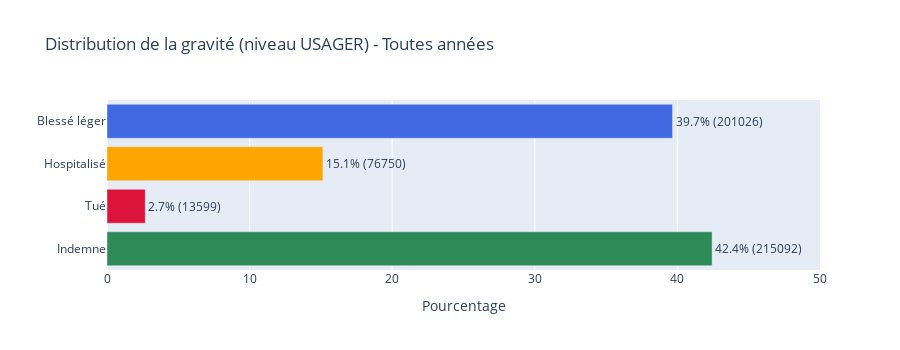

The cell this chart's notebook holds for it:
### Code cell
# distribution de la gravité (niveau usager)
grav_labels = {1: 'Indemne', 2: 'Tué', 3: 'Hospitalisé', 4: 'Blessé léger'}
grav_colors = ['seagreen', 'crimson', 'orange', 'royalblue']

# calcul global
grav_global = []
for grav_code, grav_label in grav_labels.items():
    count = (all_usagers['grav'] == grav_code).sum()
    pct = count / len(all_usagers) * 100
    grav_global.append({
        'Gravité': grav_label,
        'Nombre': count,
        'Pourcentage': pct
    })

df_grav_global = pd.DataFrame(grav_global)

# barres horizontales
fig = go.Figure()

fig.add_trace(
    go.Bar(
        y=df_grav_global['Gravité'],
        x=df_grav_global['Pourcentage'],
        orientation='h',
        marker_color=grav_colors,
        text=df_grav_global.apply(lambda r: f"{r['Pourcentage']:.1f}% ({int(r['Nombre'])})", axis=1),
        textposition='outside'
    )
)

fig.update_layout(
    title_text="Distribution de la gravité (niveau USAGER) - Toutes années",
    xaxis_title="Pourcentage",
    yaxis_title="",
    height=350,
    xaxis=dict(range=[0, 50])
)

fig.show()

print("\nATTENTION : Ces chiffres sont au niveau USAGER, pas au niveau ACCIDENT.")
print("Un accident mortel peut avoir plusieurs usagers dont la plupart survivent.")

### Figure 1 — Plotly figure (JSON) as saved in the notebook; plotly's stock layout.template omitted (floating-point values rounded to 4 significant figures)
{"data": [{"marker": {"color": ["seagreen", "crimson", "orange", "royalblue"]}, "orientation": "h", "text": ["42.4% (215092)", "2.7% (13599)", "15.1% (76750)", "39.7% (201026)"], "textposition": "outside", "type": "bar", "x": [42.43, 2.683, 15.14, 39.66], "y": ["Indemne", "Tué", "Hospitalisé", "Blessé léger"]}], "layout": {"height": 350, "title": {"text": "Distribution de la gravité (niveau USAGER) - Toutes années"}, "xaxis": {"range": [0, 50], "title": {"text": "Pourcentage"}}, "yaxis": {"title": {"text": ""}}}}
